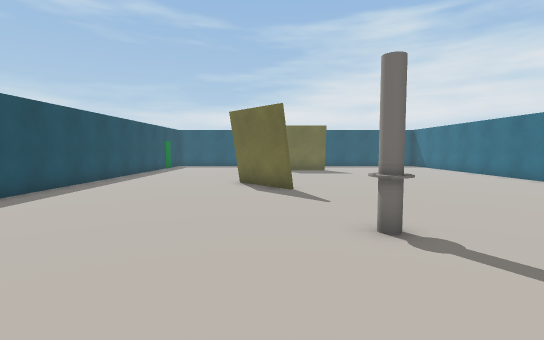
view 1 (above)

15 first-person views from a walk through a 3-D level made in the Unity game engine. The camera is 1.4 m above the floor, tilts 4° down and sees 85° across. The floor is counted in squares, 1 m on a side. Each view is taken from the middle of a square. On the plan, view 1 faces up. The plan holds only what a view shows up to about 14 squares ahead; the rest is blank. The place goes on beyond the plan. The player is left out. Some surface patterns are stand-ins.

view 2
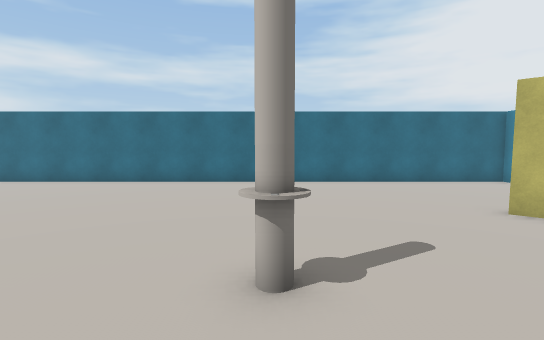

view 3
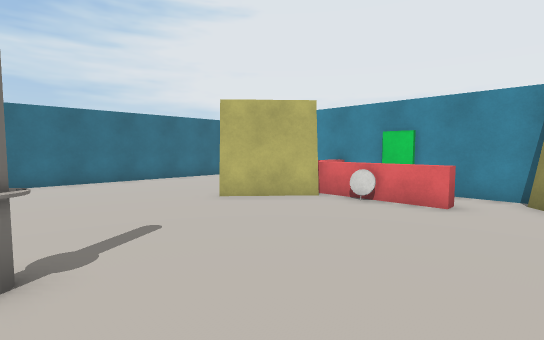

view 4
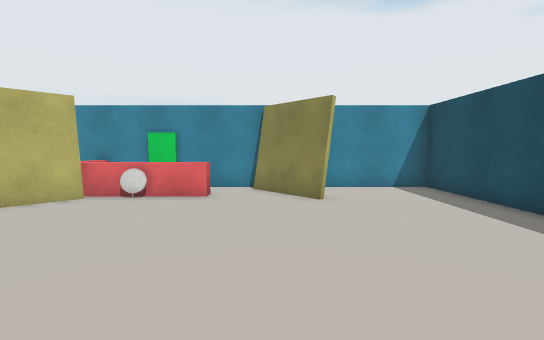

view 5
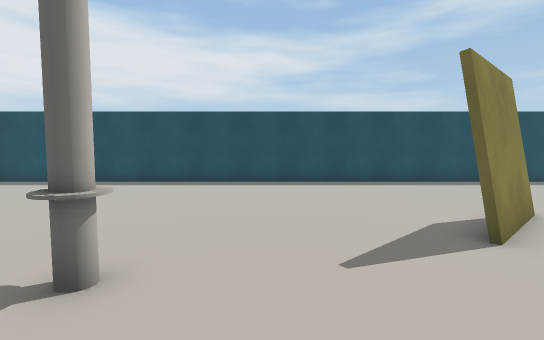

view 6
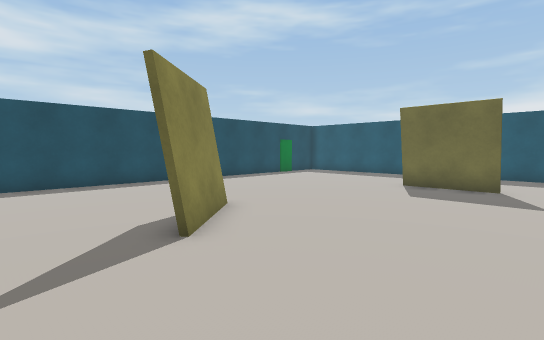

view 7
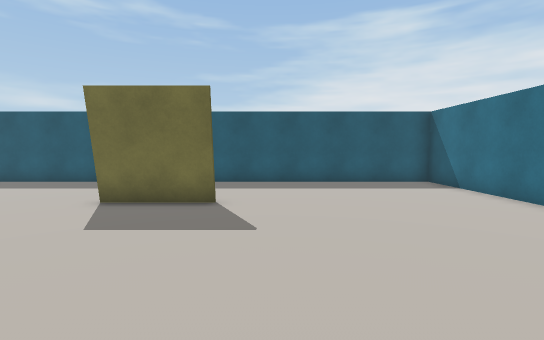

view 8
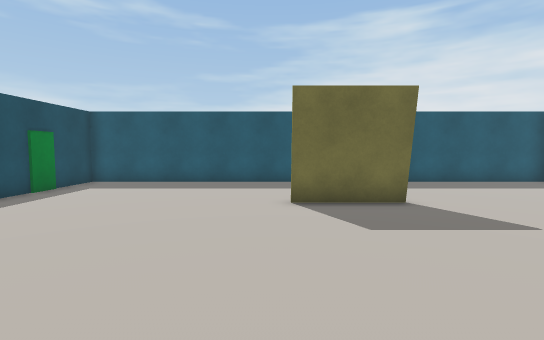

view 9
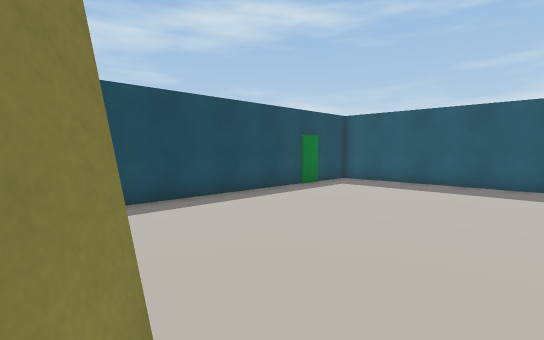

view 10
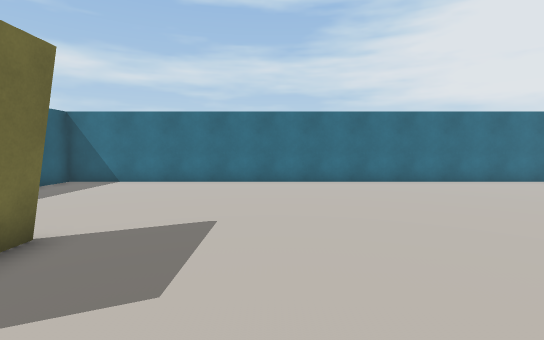

view 11
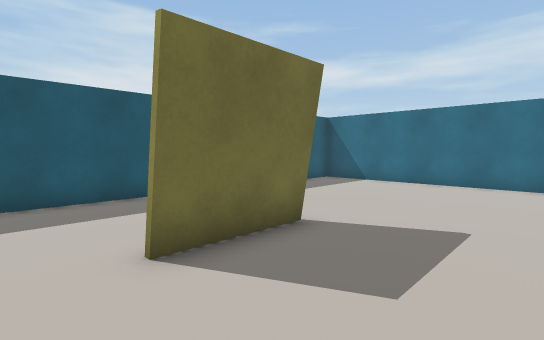

view 12
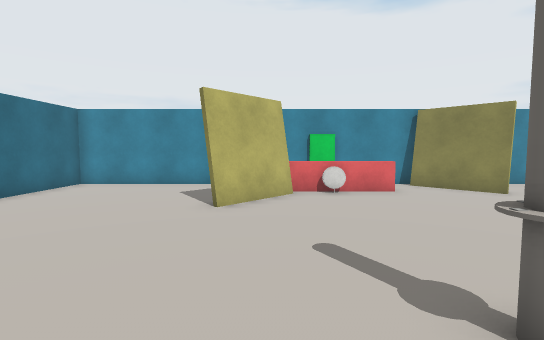

view 13
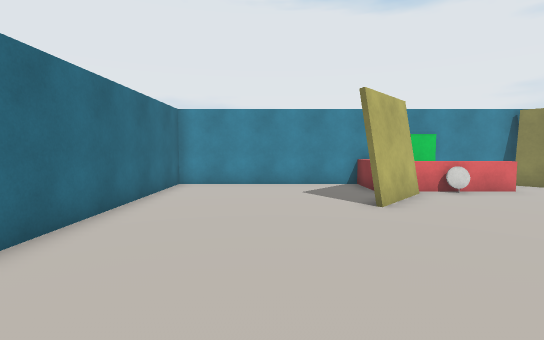

view 14
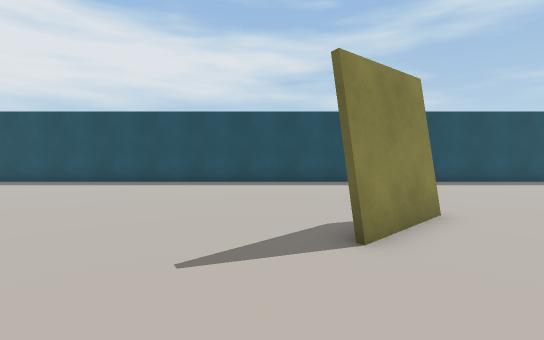

view 15
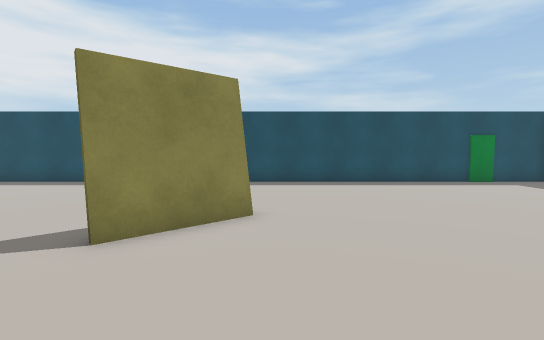

### Floor plan
Points are (right, up) in squares from view 1. A wall is a line through its corners. A room is listed if a view was taken in it or the views show most of it. See-through windows are left out.
Room 1 (views 1, 2, 3, 4, 5, 6, 7, 8, 9, 10, 11, 12, 13, 14, 15)
walls: (-1.4, 12.5) (0.6, 10.2) (0.5, 10.1) (-1.6, 12.4); (3.6, 19.5) (0.5, 19.5); (0.5, 19.7) (0.5, 19.9); (3.4, -2.5) (5.4, -0.2) (5.7, -0.4); (-3.7, -2.5) (-3.5, -2.3) (-1.4, -4.5); (-1.9, -5) (11.7, -5) (11.7, 24.7) (-7.7, 24.7) (-7.7, -5) (-4, -5)
low walls: (3.5, 19.7) (0.5, 19.7); (2.4, -2.8) (3.8, -2.8); (-0.1, -3.2) (-0.1, -2.8) (1.6, -2.8); (4.5, -3.2) (4.5, -5); (4, -5) (4, -3.9)
objects: other object (2, -3); other object (2, 5)

Positions as (right, up) in squares from view 1, and headings:
1: (0, 0), facing up
2: (-1, 5), facing right
3: (-2, 5), facing down-right
4: (-2, 6), facing down
5: (5, 7), facing left
6: (5, 8), facing up-left
7: (5, 12), facing up
8: (0, 12), facing up
9: (0, 12), facing up-left
10: (-1, 16), facing right
11: (-1, 16), facing up-right
12: (4, 7), facing down
13: (8, 7), facing down
14: (5, 9), facing left
15: (5, 13), facing left
